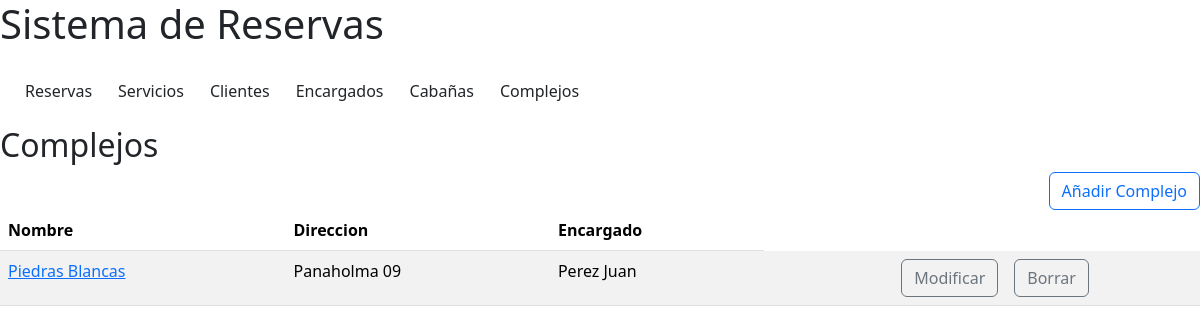
Screenshot of /complejos/ with the database file from the repository.
### reservas/models.py (models this page shows, shortened)
class Complejo(models.Model):
    nombre = models.CharField(max_length=100)
    direccion = models.CharField(max_length=100)
    encargado = models.ForeignKey(Encargado, on_delete=models.CASCADE)

class Encargado(models.Model):
    dni = models.IntegerField()
    apellido_nombre = models.CharField(max_length=100)
    telefono = models.CharField(max_length=30)
    email = models.CharField(max_length=50, default="user@gmail.com")
    def __str__(self):
        return self.apellido_nombre

### reservas/views.py (the view)
# urls.py: path('complejos/', views.lista_complejos.as_view(), name='lista_complejos'),
class lista_complejos(ListView):
    model = Complejo
    template_name = 'lista_complejos.html'
    context_object_name = 'complejos'

### reservas/templates/lista_complejos.html
{% include 'navbar.html' %}
{% load static %}
{% block content %}
<h2 class="titulo">Complejos</h2>
<div class="d-flex justify-content-end align-items-end"><a class="btn btn-outline-primary" href="/complejos/complejoNuevo/">Añadir Complejo</a></div>
<table class="table table-striped table-hover">
    <thead>
        <tr>
            <th>Nombre</th>
            <th>Direccion</th>
            <th>Encargado</th>
        </tr>
    </thead>
    <tbody>
        {% for complejo in complejos %}
        <tr class="filas">
            <td><a href="{% url 'detalle_complejo' complejo.id %}">{{ complejo.nombre }}</a></td>
            <td>{{ complejo.direccion }}</td>
            <td>{{ complejo.encargado}}</td>
            <td class="d-flex justify-content-end align-items-end"><a class="btn btn-outline-secondary" href="/complejos/complejoModif/{{ complejo.id }}"> Modificar</td>
                <td><a class="btn btn-outline-secondary" href="/complejos/complejoBorrar/{{ complejo.id }}">Borrar</a></td>
        {% endfor %}
    </tbody>
</table>
{% endblock %}

### rows the page displays
Complejo: nombre "Piedras Blancas", direccion "Panaholma 09", encargado "Perez Juan"
